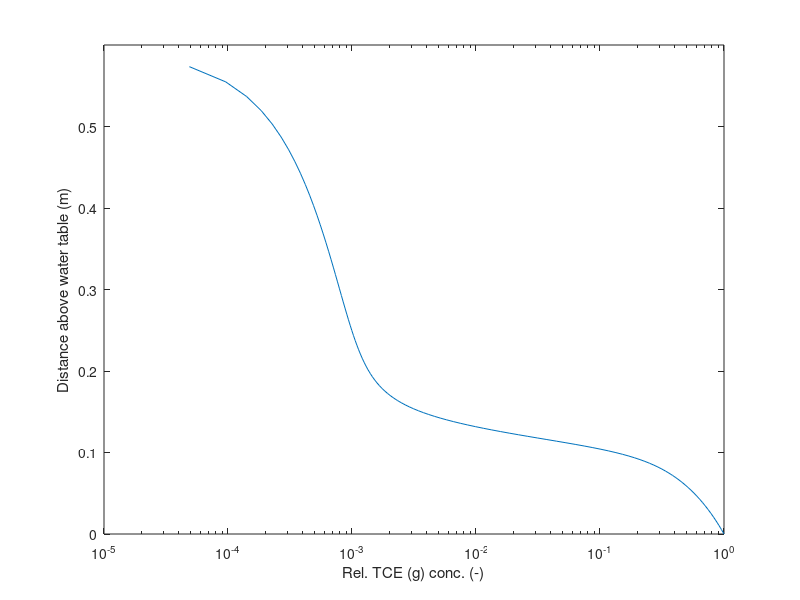

The MATLAB script that drew this image:
% This MATLAB script is used to calculate the steady-state solution of
% diffusion across the capillary fringe. It is based on the method
% suggested by Atteia and Ho``hener (2010).

% Atteia, O., & Ho``hener, P. (2010). Semianalytical model predicting
% transfer of volatile pollutants from groundwater to the soil surface.
% Environmental science & technology, 44(16), 6228-6232.

% Author: Boyan Meng
% Email: boyan107@gmail.com

clear;
% Saturation profile at steady-state.
z = [1	0.980568	0.961883	0.943917	0.926642	0.910031	0.89406	0.878702	0.863935	0.849736	0.836084	0.822956	0.810333	0.798196	0.786526	0.775304	0.764514	0.754139	0.744163	0.734571	0.725348	0.716479	0.707952	0.699752	0.691868	0.684287	0.676998	0.669989	0.66325	0.656769	0.650538	0.644547	0.638786	0.633247	0.627921	0.622799	0.617875	0.61314	0.608587	0.604209	0.6	0.596172	0.59253	0.589056	0.585734	0.58255	0.579491	0.576546	0.573706	0.57096	0.568301	0.565722	0.563214	0.560773	0.558392	0.556066	0.55379	0.551559	0.549369	0.547216	0.545096	0.543006	0.540942	0.5389	0.536879	0.534874	0.532883	0.530903	0.528931	0.526964	0.525	0.523036	0.521069	0.519097	0.517117	0.515126	0.513121	0.5111	0.509058	0.506994	0.504904	0.502784	0.500631	0.498441	0.49621	0.493934	0.491608	0.489227	0.486786	0.484278	0.481699	0.47904	0.476294	0.473454	0.470509	0.46745	0.464266	0.460944	0.45747	0.453828	0.45	0.445888	0.441627	0.437211	0.432635	0.427893	0.422979	0.417886	0.41261	0.407141	0.401475	0.395603	0.389517	0.383212	0.376677	0.369906	0.362888	0.355617	0.348081	0.340273	0.332181	0.323795	0.315106	0.306101	0.29677	0.2871	0.27708	0.266696	0.255935	0.244785	0.233229	0.221255	0.208846	0.195988	0.182663	0.168854	0.154545	0.139717	0.124351	0.108428	0.0919271	0.0748279	0.0571084	0.0387463	0.0197182	0];
S_w = [0.00634606	0.00725321	0.00828275	0.00945034	0.010773	0.0122694	0.0139604	0.0158688	0.0180196	0.0204401	0.02316	0.0262117	0.02963	0.0334521	0.0377181	0.0424703	0.0477534	0.0536138	0.0601001	0.0672615	0.075148	0.0838096	0.093295	0.103651	0.11492	0.127141	0.140347	0.154563	0.169803	0.186072	0.203364	0.221657	0.240916	0.261092	0.282118	0.303916	0.326391	0.349439	0.372943	0.396778	0.420821	0.443602	0.466042	0.488095	0.509719	0.530879	0.551545	0.571695	0.591309	0.610375	0.628884	0.646829	0.664209	0.681023	0.697275	0.71297	0.728113	0.742713	0.756779	0.770321	0.78335	0.795875	0.80791	0.819465	0.830553	0.841184	0.851372	0.861126	0.870459	0.879381	0.887903	0.896036	0.903789	0.911172	0.918195	0.924865	0.931193	0.937186	0.942851	0.948197	0.953231	0.95796	0.962391	0.96653	0.970384	0.97396	0.977263	0.980301	0.983081	0.985608	0.987891	0.989937	0.991754	0.993351	0.994737	0.995925	0.996924	0.997747	0.998409	0.998925	0.99931	0.999585	0.999755	0.99984	0.999867	0.999873	0.999878	0.999884	0.999889	0.999894	0.9999	0.999905	0.99991	0.999916	0.999921	0.999926	0.999932	0.999937	0.999942	0.999947	0.999952	0.999957	0.999961	0.999965	0.99997	0.999974	0.999977	0.999981	0.999984	0.999987	0.999989	0.999991	0.999993	0.999995	0.999996	0.999997	0.999998	0.999999	0.999999	1	1	1	1	1	1	1];
depth = 1 - z;
phi = 0.38; % porosity
D_a = 8.3e-6; % TCE diffusion coefficient in air
D_w = 9.1e-10; % TCE diffusion coefficient in water
theta_a = phi * (1-S_w); % volumetric air content
theta_w = phi * S_w; % volumetric water content
alpha_z = 1e-3; % vertical transverse dispersivity
v = 0; % seepage velocity
H = 0.38; % Henry constant of TCE (non-dimensional)
N_G = 101325/8.31446/298.15; % molar density of ideal gas at 25 dC
m = 0.8; % van Genuchten parameter
k_rel_wet = sqrt(S_w).*(1-(1-S_w.^(1/m)).^m).^2; % relative permeability of wetting phase
A = D_a*theta_a.^(10/3)/phi/phi + (D_w*theta_w.^(10/3)/phi/phi + alpha_z*v*k_rel_wet)/H;
F = 1./A;
I = zeros (1,110);
for i=2:110
    ddepth = depth(i)-depth(i-1);
    I(i) = I(i-1) + (F(i)+F(i-1))/2 * ddepth;
end
c_rel = I./I(end); % relative TCE concentration in the gas phase
d2WT = depth(110) - depth; % distance to water table (+ means above)
semilogx(c_rel, d2WT(1:110));
ylim([0 0.6]);
xlabel('Rel. TCE (g) conc. (-)');
ylabel('Distance above water table (m)');
